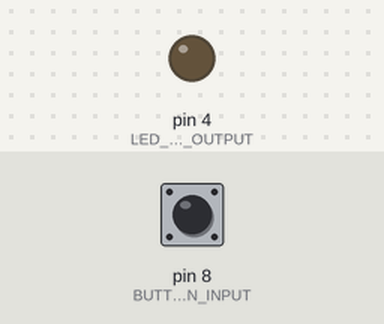
The sketch below on a simulated Arduino Uno, built with avr-gcc and run on an emulated ATmega328P. Parts: output pins drawn as LEDs (lit = HIGH). The test bench sets the inputs (shaded band); at power-on: pin 8 (BUTTON_MUST_BE_AN_INPUT) LOW.

Above: at 1.2 s.
1.3 s: pin 8 (BUTTON_MUST_BE_AN_INPUT) pulled HIGH for 0.15 s
At 1.37 s:
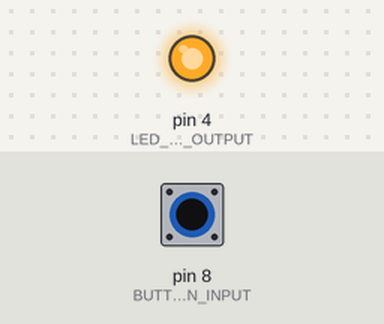
2.9 s: pin 8 (BUTTON_MUST_BE_AN_INPUT) pulled HIGH for 3.2 s
At 6.7 s:
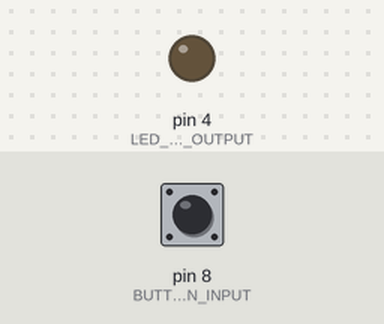
Timing chart, 0 to 8.2 s (numbered marks = the images above; inputs shaded):
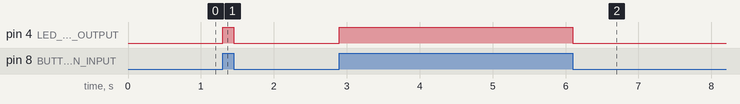

Measured:
- after the input at 1.3 s, pin 4 (LED_IS_AN_OUTPUT): LOW → HIGH at once, → LOW 0.15 s later
- after the input at 2.9 s, pin 4 (LED_IS_AN_OUTPUT): LOW → HIGH at once, → LOW 3.2 s later

The sketch:

button_led.ino
```cpp
int buttonstate=0; //Will save the button state (High or Low)
void setup() {
pinMode(4,OUTPUT); //LED IS AN OUTPUT
pinMode(8,INPUT); // BUTTON MUST BE AN INPUT
}

void loop() {
buttonstate=digitalRead(8);
//If the button is pushed, the led will be on
if(buttonstate==HIGH){
  digitalWrite(4,HIGH);
  // If not, led will be off
} else{
  digitalWrite(4,LOW);
}
}
```
